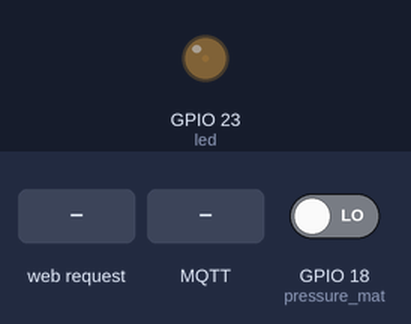
A program run on a simulated ESP32 board running MicroPython. Shown: output pins drawn as LEDs (lit = HIGH). Dashed ring = blinking. Inputs (shaded band) come from the test bench; at power-on: GPIO 18 (pressure_mat) LOW. WiFi joins after 1.5 s; no MQTT or app messages arrive unless stated; the MP3 player is not drawn; values from a settings file that is not in the repository are placeholders; web requests get an empty 200 reply after 0.4 s; library files of the repository ran but are not shown: 1 file(s); what the program prints to the serial console is not drawn.

Above: at 6.2 s.
6.3 s: HTTP request GET /angry_mode received
7.8 s: MQTT message "trigger_alarm" arrives on the first subscribed topic
At 10.7 s:
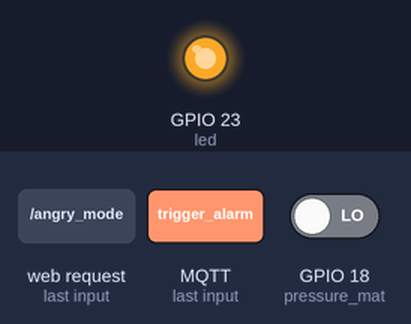
10.8 s: MQTT message "stop_alarm" arrives on the first subscribed topic
At 12.0 s:
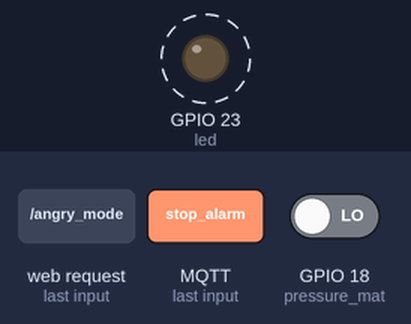
13.8 s: MQTT message "sampling_rate" arrives on the first subscribed topic
Timing chart, 0 to 17.8 s (numbered marks = the images above; inputs shaded):
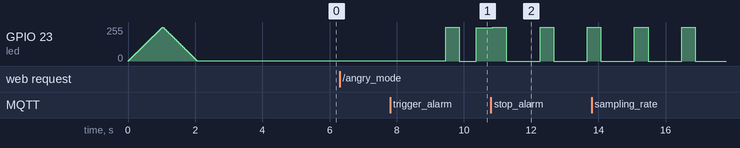

The program:

main.py
```python
from dfplayermini import Player
from machine import Pin, PWM
from time import sleep, ticks_ms, ticks_diff
import network
import socket
import urequests  # MicroPython HTTP library
import umqtt.simple as mqtt  # MicroPython MQTT library
import uasyncio as asyncio
from esp_secrets import WIFI_SSID, WIFI_PASSWORD
import json

# Hardware setup
sensor_name = "esp32_alarm"
pressure_mat = Pin(18, Pin.IN, Pin.PULL_DOWN)
led = PWM(Pin(23), freq=1000)
music = Player(pin_TX=17, pin_RX=16)

# angry mode configs
alarm_start_time = None  # To track when the alarm started
angry_timeout = 30000    # Timeout for angry mode in milliseconds (30 seconds)
SECOND = 1000 # a second in milliseconds

tick_time = 0.5 # sensor reading time

# chimes ids setup
sound_angry_alarm = 2
sound_connection_ok = 1
sound_wait_mqtt = 5
sound_connection_complete = 3

sound_alarm_rainy = 7
sound_alarm_cloudy = 4
sound_alarm_sunny = 6

ringtones = {
    'sunny' : sound_alarm_sunny,
    'rainy' : sound_alarm_rainy,
    'cloudy' : sound_alarm_cloudy
}

current_alarm_song = ringtones['sunny']

# stops any previously running sounds on the player
music.stop()

# MQTT setup
MQTT_TOPIC_COMMAND = "iot_alarm/command"
MQTT_TOPIC_SENSOR = "iot_alarm/sensor_data"
MQTT_TOPIC_WEATHER = "iot_alarm/weather"
MQTT_TOPIC_DELAY = "iot_alarm/delay"

is_playing = False
is_angry_playing = False

alarm_go = False
alarm_ringing = False

# running average
w_size = 10           # running avg window size
start_thresh = 0.7    # trigger alarm if average exceeds this
running_average = 0.0
sensor_readings = []

# settings
use_http = True
http_async = False
angry_mode = False
get_delay = True
sampling_rate = 1
alarm_volume = 20
music.volume(alarm_volume)

# led fade code for the connection step
def led_fade():
    for duty_cycle in range(0, 1024, 10):
        led.duty(duty_cycle)
        sleep(0.01)
    for duty_cycle in range(1023, -1, -10):
        led.duty(duty_cycle)
        sleep(0.01)

def connect_wifi(static_ip=None, hostname='esp32_alarm'):
    wlan = network.WLAN(network.STA_IF) # esp32 in station mode
    wlan.active(True)

    # set hostname for dynamic connection
    wlan.config(dhcp_hostname = hostname)
    wlan.connect(WIFI_SSID, WIFI_PASSWORD)

    print("Looking for WiFi...")

    # wait for wifi
    while not wlan.isconnected():
        led_fade()
        pass

    mac = wlan.config('mac').hex()
    # if connected play chime
    music.play(track_id=sound_connection_ok)
    host = wlan.config('dhcp_hostname')
    print(f"Connected to Wi-Fi\nMy MAC Address is: {mac}")
    print("Network config:", wlan.ifconfig(), 'hostname: ', host)
    sleep(3)
    return wlan.ifconfig()[0], mac

def start_server(listener_port=8080, buf_size=1024):
    '''
    Function to get the broker/server ip through TCP.
    '''
    s = socket.socket(socket.AF_INET, socket.SOCK_STREAM)
    s.bind(('', listener_port))  # listen on all available network interfaces
    s.listen(1)
    print(f"Listening for broker IP on port {listener_port}...")

    conn, addr = s.accept()
    print(f"Connection from {addr}")

    broker_ip = None
    while True:
        data = conn.recv(buf_size)
        if not data:
            break

        broker_ip = data.decode().strip()
        print(f"Received broker IP: {broker_ip}")

        # confirm recv to the sender
        conn.send(b"ACK")
        break

    conn.close()
    s.close()

    return broker_ip

# MQTT client setup
def connect_mqtt(broker_ip):
    client = mqtt.MQTTClient("esp32_alarm", broker_ip)
    client.set_callback(mqtt_callback)
    client.connect()
    # if connected play chime
    client.subscribe(MQTT_TOPIC_COMMAND)
    client.subscribe(MQTT_TOPIC_WEATHER)
    print("Connected to MQTT broker")
    music.play(track_id=sound_connection_complete)
    return client

# handle incoming MQTT messages
def mqtt_callback(topic, msg):
    global use_http, http_async, angry_mode, sampling_rate, alarm_go, w_size, current_alarm_song, tick_time

    msg = msg.decode("utf-8")
    topic = topic.decode('utf-8')
    print(f"Received message on topic {topic}: {msg}")

    if topic == MQTT_TOPIC_COMMAND :
        if "trigger_alarm" in msg:
            alarm_go = True
        elif "stop_alarm" in msg:
            stop_alarm()
            alarm_go = False
        elif "sampling_rate" in msg:
            try:
                val_to_clean = msg.split(":")[-1]
                number = ''.join(c for c in val_to_clean if c.isdigit() or c == '.')
                sampling_rate = float(number)
                print(f"Sampling rate set to {sampling_rate} seconds")
            except ValueError:
                print("Invalid sampling rate received", sampling_rate)
        else:
            # handling settings
            try:
                data = json.loads(msg)
                if 'use_mqtt' in data:
                    use_http = not data['use_mqtt']
                    print(f"Data trasnmission protocol set to: {'HTTP' if use_http else 'MQTT'}")

                if 'use_async_http' in data:
                    http_async = data['use_async_http']
                    print(f"HTTP mode set to: {'async' if http_async else 'normal'}")

                if 'angry_mode' in data:
                    angry_mode = data['angry_mode']
                    print(f"Angry mode {'enabled' if angry_mode else 'disabled'}")

                if 'samplingRate' in data:
                    sampling_rate = float(data['samplingRate'])
                    print(f"Sampling rate set to {sampling_rate}")

                if 'w_size' in data:
                    w_size = int(data['w_size'])
                    print(f"Window size set to {w_size}")

                if 'vol' in data:
                    alarm_volume = int(data['vol'])
                    music.volume(alarm_volume)
                    print(f"Volume set to {alarm_volume}")

                if 'tick' in data:
                    tick_time = float(data['tick'])
                    print(f"Tickrate set to {tick_time}")

            except Exception as e:
                print(f"Error processing MQTT message: {e}")
    elif topic == MQTT_TOPIC_WEATHER:
        try:
            data = json.loads(msg)  # Assuming the message is JSON-formatted
            if "weather" in data:
                weather = data["weather"]
                current_alarm_song = ringtones.get(weather, current_alarm_song)
            else:
                print("Weather condition key not found in the message")
        except Exception as e:
            print(f"Error processing MQTT weather message: {e}")

async def async_http_post(url, data):
    global sampling_rate
    try:
        start = ticks_ms()
        response = urequests.post(url, json=data)
        response.close()  # close the connection immediately
        end = ticks_ms()
        print("POST request sent successfully.")
        if (get_delay) :
            ...
    except Exception as e:
        print(f"Error sending async POST request: {e}")


def publish_sensor_data(sensor_state, ip, mac, client, server_ip=None, c_type="http"):
    payload = {
        "sensor_name": sensor_name,
        "sensor_ip": ip,
        "sensor_mac": mac,
        "state": sensor_state,
        "state_avg" : running_average
    }
    if c_type != "http" :
        # mqtt transmission
        client.publish(MQTT_TOPIC_SENSOR, json.dumps(payload))
        print(f"Published using MQTT: {payload}")
    else :
        # http transmission
        try:
            if (http_async):
                print(f"Publishing payload using async HTTP... Payload: {payload}")
                asyncio.run(async_http_post(f"http://{server_ip}:5000/recv_data", payload))
            else :
                start = ticks_ms()
                print(f"Publishing payload using HTTP... Payload: {payload}")
                response = urequests.post(f"http://{server_ip}:5000/recv_data", json=payload)
                response.close()
                delay = ticks_diff(ticks_ms(), start)
                if (get_delay) :
                    client.publish(MQTT_TOPIC_DELAY, json.dumps({"delay": delay}))
        except Exception as e:
            print(f"HTTP error: {e}")


# Start the alarm
def start_alarm():
    global is_playing, alarm_start_time, is_angry_playing
    if not is_playing:
        is_playing = True
        alarm_start_time = ticks_ms()
        music.play(track_id=current_alarm_song)
        led.duty(1000)
    else:
        if angry_mode and ticks_diff(ticks_ms(), alarm_start_time) > angry_timeout and not is_angry_playing:
            music.play(track_id=sound_angry_alarm)  # Play angry alarm
            print("Angry mode activated! Playing angry alarm.")
            is_angry_playing = True

# Stop the alarm
def stop_alarm():
    global is_playing, alarm_start_time, is_angry_playing
    if is_playing:
        is_playing = False
        is_angry_playing = False
        alarm_start_time = None
        music.stop()
        led.duty(0)

def check_pressure_mat():
    global is_playing, sensor_readings, alarm_go, running_average
    # update the sliding window
    if len(sensor_readings) >= w_size:
        sensor_readings.pop(0)  # Remove the oldest reading

    # add sensor state
    sensor_state = not pressure_mat.value()
    sensor_readings.append(sensor_state)

    # compute running average
    running_average = sum(sensor_readings) / len(sensor_readings)
    print(f"Running Average: {running_average:.2f}")

    # trigger alarm based on flags
    if running_average > start_thresh and alarm_go:
        start_alarm()
    elif running_average < (1-start_thresh) and is_playing:
        stop_alarm()
        alarm_go = False


def main():
    ip, mac = connect_wifi(static_ip=None)

    music.play(track_id=sound_wait_mqtt)
    broker_ip = start_server()
    client = connect_mqtt(broker_ip=broker_ip)
    sleep(2)

    start_time = ticks_ms()
    while True:
        try:
            if ticks_diff(ticks_ms(), start_time) >= sampling_rate*SECOND :
                client.check_msg()  # Check for incoming MQTT messages

                # send sensor state to HTTP or MQTT broker
                sensor_state = int(not pressure_mat.value())

                # led blinks at each request made
                led.duty(1023)
                if use_http:
                    # use http for sensor data
                    publish_sensor_data(sensor_state=sensor_state,
                            ip=ip, mac=mac, client=client, server_ip=broker_ip,
                            c_type="http")
                else:
                    # use mqtt for sensor data
                    publish_sensor_data(sensor_state=sensor_state,
                            ip=ip, mac=mac, client=client, c_type="mqtt")
                led.duty(0)

                # restart sampling rate timer
                start_time = ticks_ms()
            sleep(tick_time)
            check_pressure_mat()
        except OSError as e:
            print(f"OSError occurred: {e}")
            # Fallback for connection issues
            # Attempt to reconnect to Wi-Fi
            try:
                print("Reconnecting to Wi-Fi...")
                ip, mac = connect_wifi(static_ip=None)
                print("Wi-Fi reconnected successfully.")
            except Exception as wifi_error:
                print(f"Failed to reconnect to Wi-Fi: {wifi_error}")
                continue

            # Attempt to reconnect to MQTT broker
            try:
                print("Reconnecting to MQTT broker...")
                client = connect_mqtt(broker_ip=broker_ip)
                print("MQTT broker reconnected successfully.")
            except Exception as mqtt_error:
                print(f"Failed to reconnect to MQTT broker: {mqtt_error}")
                continue

            # restart sampling rate timer
            start_time = ticks_ms()

if __name__ == '__main__' :
    main()
```

Measured:
- after the input at 6.3 s, every drawn part: stays the same
- by itself, GPIO 23 (led): alternates 255/255 for 0.40 s and 0/255 for 1.0 s
